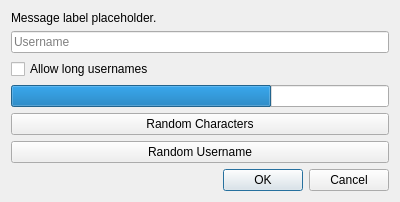
<?xml version="1.0" encoding="UTF-8"?>
<ui version="4.0">
 <class>OfflineLoginDialog</class>
 <widget class="QDialog" name="OfflineLoginDialog">
  <property name="geometry">
   <rect>
    <x>0</x>
    <y>0</y>
    <width>400</width>
    <height>150</height>
   </rect>
  </property>
  <property name="sizePolicy">
   <sizepolicy hsizetype="Fixed" vsizetype="Fixed">
    <horstretch>0</horstretch>
    <verstretch>0</verstretch>
   </sizepolicy>
  </property>
  <property name="windowTitle">
   <string>Add Account</string>
  </property>
  <layout class="QVBoxLayout" name="verticalLayout">
   <item>
    <widget class="QLabel" name="label">
     <property name="text">
      <string notr="true">Message label placeholder.</string>
     </property>
     <property name="textFormat">
      <enum>Qt::RichText</enum>
     </property>
     <property name="textInteractionFlags">
      <set>Qt::LinksAccessibleByKeyboard|Qt::LinksAccessibleByMouse|Qt::TextBrowserInteraction|Qt::TextSelectableByKeyboard|Qt::TextSelectableByMouse</set>
     </property>
    </widget>
   </item>
   <item>
    <widget class="QLineEdit" name="userTextBox">
     <property name="maxLength">
      <number>16</number>
     </property>
     <property name="placeholderText">
      <string>Username</string>
     </property>
    </widget>
   </item>
   <item>
    <widget class="QCheckBox" name="allowLongUsernames">
     <property name="toolTip">
      <string>Usernames longer than 16 characters cannot be used for LAN games or offline-mode servers.</string>
     </property>
     <property name="text">
      <string>Allow long usernames</string>
     </property>
    </widget>
   </item>
   <item>
    <widget class="QProgressBar" name="progressBar">
     <property name="value">
      <number>69</number>
     </property>
     <property name="textVisible">
      <bool>false</bool>
     </property>
    </widget>
   </item>
   <item>
    <widget class="QPushButton" name="randomCharUser">
     <property name="text">
      <string>Random Characters</string>
     </property>
    </widget>
   </item>
   <item>
    <widget class="QPushButton" name="randomFullUser">
     <property name="text">
      <string>Random Username</string>
     </property>
    </widget>
   </item>
   <item>
    <widget class="QDialogButtonBox" name="buttonBox">
     <property name="orientation">
      <enum>Qt::Horizontal</enum>
     </property>
     <property name="standardButtons">
      <set>QDialogButtonBox::Cancel|QDialogButtonBox::Ok</set>
     </property>
    </widget>
   </item>
  </layout>
 </widget>
 <resources/>
 <connections/>
</ui>
